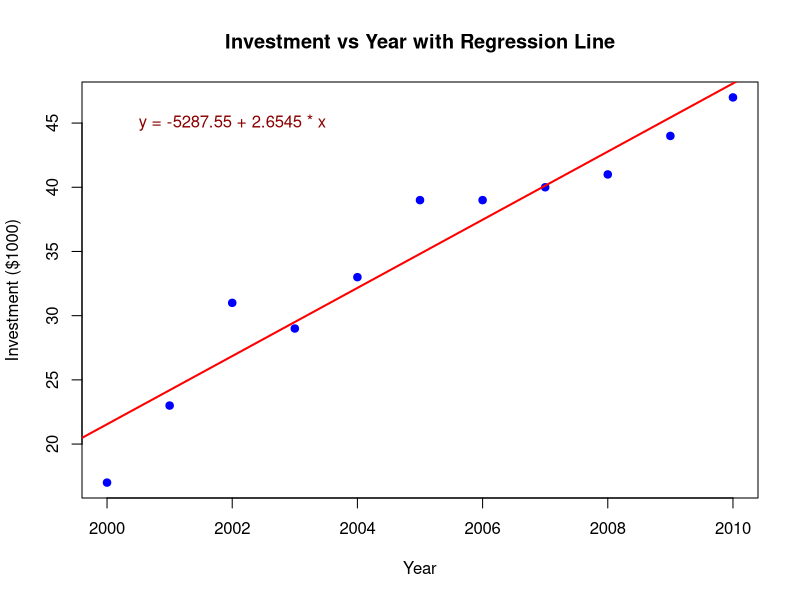

Source code (R):
##############################################################
# 🧮 Problem 1: Linear Regression – Estimate Variance of y
##############################################################

# Problem Statement:
# The data below represent investment (in $1000) in the development of new software 
# by a computer company over an 11-year period.
# 
# Year (x): 2000–2010
# Investment (y): 17, 23, 31, 29, 33, 39, 39, 40, 41, 44, 47
#
# Fit a linear regression model with y as the dependent variable and 
# estimate the variance of y.

# --- Solution Code ---
year <- c(2000, 2001, 2002, 2003, 2004, 2005, 2006, 2007, 2008, 2009, 2010)
investment <- c(17, 23, 31, 29, 33, 39, 39, 40, 41, 44, 47)

# Fit Linear Regression Model
model <- lm(investment ~ year)
summary(model)

# Extract coefficients
intercept <- coef(model)[1]
slope <- coef(model)[2]
cat("Regression Equation: y =", intercept, "+", slope, "* x\n")

# Estimate Variance of y (σ² = RSS / (n - 2))
residuals <- resid(model)
n <- length(investment)
variance_y <- sum(residuals^2) / (n - 2)
cat("Estimated variance of y (σ²) =", variance_y, "\n")

# Plot regression line
plot(year, investment, main="Investment vs Year with Regression Line",
     xlab="Year", ylab="Investment ($1000)", pch=19, col="blue")
abline(model, col="red", lwd=2)
text(2002, 45, paste("y =", round(intercept,2), "+", round(slope,4), "* x"), col="darkred")

# Sample variance for comparison
cat("Sample variance of y =", var(investment), "\n")


##############################################################
# 🧪 Problem 2: One-Sample z-Test for Mean (Two-Tailed)
##############################################################

# Problem Statement:
# The melting point of each of 16 samples of a certain brand of hydrogenated vegetable oil 
# was determined. The sample mean is x̄ = 94.32, population standard deviation σ = 1.20.
# Assume normal distribution.
# 
# Hypotheses:
#   H0: μ = 95
#   H1: μ ≠ 95
# 
# Perform a two-tailed z-test at α = 0.05.

# --- Solution Code ---
x_bar <- 94.32
mu_0 <- 95
sigma <- 1.20
n <- 16
alpha <- 0.05

# Compute Z statistic
z_value <- (x_bar - mu_0) / (sigma / sqrt(n))
z_value

# Compute p-value (two-tailed)
p_value <- 2 * (1 - pnorm(abs(z_value)))
p_value

# Decision
if (p_value < alpha) {
  cat("Reject H0: Significant evidence that mu ≠ 95\n")
} else {
  cat("Fail to Reject H0: No significant difference from 95\n")
}

# Critical Z and Summary
z_critical <- qnorm(1 - alpha/2)
cat("Z critical values are ±", round(z_critical, 3), "\n")
cat("Computed Z =", round(z_value, 3), "\n")
cat("P-value =", round(p_value, 4), "\n")


##############################################################
# 📊 Problem 3: Normal Distribution – IQ Score Probabilities
##############################################################

# Problem Statement:
# IQ scores are normally distributed with:
#   Mean (μ) = 100
#   Standard deviation (σ) = 15
#
# Find:
#   1. P(X < 110) → Probability that IQ is less than 110
#   2. P(X > 125) → Probability that IQ is greater than 125
#   3. The IQ score corresponding to the 90th percentile.

# --- Solution Code ---
mean_iq <- 100
sd_iq <- 15

# 1. Probability that IQ < 110
p_less_110 <- pnorm(110, mean = mean_iq, sd = sd_iq)
cat("P(IQ < 110) =", round(p_less_110, 4), "\n")

# 2. Probability that IQ > 125
p_greater_125 <- 1 - pnorm(125, mean = mean_iq, sd = sd_iq)
cat("P(IQ > 125) =", round(p_greater_125, 4), "\n")

# 3. IQ score representing 90th percentile
iq_90th <- qnorm(0.90, mean = mean_iq, sd = sd_iq)
cat("IQ score for 90th percentile =", round(iq_90th, 2), "\n")
